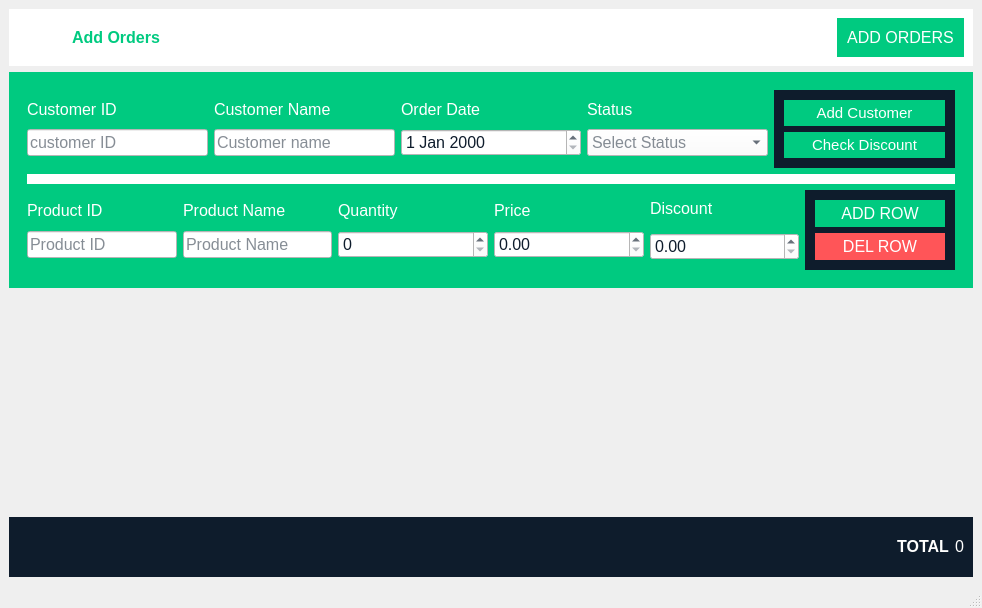
<?xml version="1.0" encoding="UTF-8"?>
<ui version="4.0">
 <class>AddOrders</class>
 <widget class="QMainWindow" name="AddOrders">
  <property name="geometry">
   <rect>
    <x>0</x>
    <y>0</y>
    <width>982</width>
    <height>608</height>
   </rect>
  </property>
  <property name="windowTitle">
   <string>Add Orders</string>
  </property>
  <property name="windowIcon">
   <iconset>
    <normalon>:/resources/orders-icons/addorders.svg</normalon>
   </iconset>
  </property>
  <widget class="QWidget" name="centralwidget">
   <layout class="QHBoxLayout" name="horizontalLayout">
    <item>
     <layout class="QVBoxLayout" name="verticalLayout">
      <item>
       <widget class="QFrame" name="horizontalFrame">
        <property name="sizePolicy">
         <sizepolicy hsizetype="Preferred" vsizetype="Fixed">
          <horstretch>0</horstretch>
          <verstretch>0</verstretch>
         </sizepolicy>
        </property>
        <property name="styleSheet">
         <string notr="true">background-color: rgb(255, 255, 255);
</string>
        </property>
        <layout class="QHBoxLayout" name="horizontalLayout_2">
         <item>
          <widget class="QLabel" name="label">
           <property name="sizePolicy">
            <sizepolicy hsizetype="Fixed" vsizetype="Fixed">
             <horstretch>0</horstretch>
             <verstretch>0</verstretch>
            </sizepolicy>
           </property>
           <property name="maximumSize">
            <size>
             <width>48</width>
             <height>48</height>
            </size>
           </property>
           <property name="text">
            <string/>
           </property>
           <property name="pixmap">
            <pixmap resource="resources.qrc">:/resources/orders-icons/addorders.svg</pixmap>
           </property>
          </widget>
         </item>
         <item>
          <widget class="QLabel" name="label_3">
           <property name="font">
            <font>
             <pointsize>12</pointsize>
             <bold>true</bold>
            </font>
           </property>
           <property name="styleSheet">
            <string notr="true">color: rgb(0, 202, 128);</string>
           </property>
           <property name="text">
            <string>Add Orders</string>
           </property>
          </widget>
         </item>
         <item>
          <widget class="QPushButton" name="add_orders_btn">
           <property name="sizePolicy">
            <sizepolicy hsizetype="Fixed" vsizetype="Fixed">
             <horstretch>0</horstretch>
             <verstretch>0</verstretch>
            </sizepolicy>
           </property>
           <property name="font">
            <font>
             <pointsize>12</pointsize>
            </font>
           </property>
           <property name="styleSheet">
            <string notr="true">QPushButton{
border:none;
color: rgb(255, 255, 255);
background-color: #00CA80;
padding:10px;
}
QPushButton:hover{
background-color: rgb(0, 147, 93);
}</string>
           </property>
           <property name="text">
            <string>ADD ORDERS</string>
           </property>
          </widget>
         </item>
        </layout>
       </widget>
      </item>
      <item>
       <widget class="QFrame" name="horizontalFrame_2">
        <property name="sizePolicy">
         <sizepolicy hsizetype="Preferred" vsizetype="Fixed">
          <horstretch>0</horstretch>
          <verstretch>0</verstretch>
         </sizepolicy>
        </property>
        <property name="styleSheet">
         <string notr="true">background-color: rgb(0, 202, 128);</string>
        </property>
        <layout class="QHBoxLayout" name="horizontalLayout_4">
         <item>
          <widget class="QFrame" name="verticalFrame_2">
           <property name="sizePolicy">
            <sizepolicy hsizetype="Preferred" vsizetype="Fixed">
             <horstretch>0</horstretch>
             <verstretch>0</verstretch>
            </sizepolicy>
           </property>
           <property name="styleSheet">
            <string notr="true">color: rgb(255, 255, 255);</string>
           </property>
           <layout class="QVBoxLayout" name="verticalLayout_2">
            <item>
             <layout class="QHBoxLayout" name="horizontalLayout_5">
              <item>
               <layout class="QVBoxLayout" name="verticalLayout_6">
                <property name="spacing">
                 <number>0</number>
                </property>
                <item>
                 <widget class="QLabel" name="customer_id_label">
                  <property name="sizePolicy">
                   <sizepolicy hsizetype="Preferred" vsizetype="Fixed">
                    <horstretch>0</horstretch>
                    <verstretch>0</verstretch>
                   </sizepolicy>
                  </property>
                  <property name="font">
                   <font>
                    <pointsize>12</pointsize>
                   </font>
                  </property>
                  <property name="text">
                   <string>Customer ID</string>
                  </property>
                  <property name="alignment">
                   <set>Qt::AlignmentFlag::AlignLeading|Qt::AlignmentFlag::AlignLeft|Qt::AlignmentFlag::AlignVCenter</set>
                  </property>
                 </widget>
                </item>
                <item>
                 <widget class="QLineEdit" name="customer_id">
                  <property name="sizePolicy">
                   <sizepolicy hsizetype="Preferred" vsizetype="Fixed">
                    <horstretch>0</horstretch>
                    <verstretch>0</verstretch>
                   </sizepolicy>
                  </property>
                  <property name="font">
                   <font>
                    <pointsize>12</pointsize>
                   </font>
                  </property>
                  <property name="styleSheet">
                   <string notr="true">background-color: rgb(255, 255, 255);
color: rgb(14, 28, 44);</string>
                  </property>
                  <property name="text">
                   <string/>
                  </property>
                  <property name="placeholderText">
                   <string>customer ID</string>
                  </property>
                 </widget>
                </item>
               </layout>
              </item>
              <item>
               <layout class="QVBoxLayout" name="verticalLayout_7">
                <property name="spacing">
                 <number>0</number>
                </property>
                <item>
                 <widget class="QLabel" name="customer_name_label">
                  <property name="sizePolicy">
                   <sizepolicy hsizetype="Preferred" vsizetype="Fixed">
                    <horstretch>0</horstretch>
                    <verstretch>0</verstretch>
                   </sizepolicy>
                  </property>
                  <property name="font">
                   <font>
                    <pointsize>12</pointsize>
                   </font>
                  </property>
                  <property name="text">
                   <string>Customer Name</string>
                  </property>
                  <property name="alignment">
                   <set>Qt::AlignmentFlag::AlignLeading|Qt::AlignmentFlag::AlignLeft|Qt::AlignmentFlag::AlignVCenter</set>
                  </property>
                 </widget>
                </item>
                <item>
                 <widget class="QLineEdit" name="customer_name">
                  <property name="sizePolicy">
                   <sizepolicy hsizetype="Preferred" vsizetype="Fixed">
                    <horstretch>0</horstretch>
                    <verstretch>0</verstretch>
                   </sizepolicy>
                  </property>
                  <property name="font">
                   <font>
                    <pointsize>12</pointsize>
                   </font>
                  </property>
                  <property name="styleSheet">
                   <string notr="true">background-color: rgb(255, 255, 255);
color: rgb(14, 28, 44);</string>
                  </property>
                  <property name="placeholderText">
                   <string>Customer name</string>
                  </property>
                 </widget>
                </item>
               </layout>
              </item>
              <item>
               <layout class="QVBoxLayout" name="verticalLayout_8">
                <property name="spacing">
                 <number>0</number>
                </property>
                <item>
                 <widget class="QLabel" name="label_6">
                  <property name="sizePolicy">
                   <sizepolicy hsizetype="Preferred" vsizetype="Fixed">
                    <horstretch>0</horstretch>
                    <verstretch>0</verstretch>
                   </sizepolicy>
                  </property>
                  <property name="font">
                   <font>
                    <pointsize>12</pointsize>
                   </font>
                  </property>
                  <property name="text">
                   <string>Order Date</string>
                  </property>
                  <property name="alignment">
                   <set>Qt::AlignmentFlag::AlignLeading|Qt::AlignmentFlag::AlignLeft|Qt::AlignmentFlag::AlignVCenter</set>
                  </property>
                 </widget>
                </item>
                <item>
                 <widget class="QDateEdit" name="order_date">
                  <property name="font">
                   <font>
                    <pointsize>12</pointsize>
                   </font>
                  </property>
                  <property name="styleSheet">
                   <string notr="true">background-color: rgb(255, 255, 255);
color: rgb(14, 28, 44);</string>
                  </property>
                 </widget>
                </item>
               </layout>
              </item>
              <item>
               <layout class="QVBoxLayout" name="verticalLayout_9">
                <property name="spacing">
                 <number>0</number>
                </property>
                <item>
                 <widget class="QLabel" name="label_7">
                  <property name="sizePolicy">
                   <sizepolicy hsizetype="Preferred" vsizetype="Fixed">
                    <horstretch>0</horstretch>
                    <verstretch>0</verstretch>
                   </sizepolicy>
                  </property>
                  <property name="font">
                   <font>
                    <pointsize>12</pointsize>
                   </font>
                  </property>
                  <property name="text">
                   <string>Status</string>
                  </property>
                  <property name="alignment">
                   <set>Qt::AlignmentFlag::AlignLeading|Qt::AlignmentFlag::AlignLeft|Qt::AlignmentFlag::AlignVCenter</set>
                  </property>
                 </widget>
                </item>
                <item>
                 <widget class="QComboBox" name="status">
                  <property name="font">
                   <font>
                    <pointsize>12</pointsize>
                   </font>
                  </property>
                  <property name="styleSheet">
                   <string notr="true">background-color: rgb(255, 255, 255);
color: rgb(14, 28, 44);</string>
                  </property>
                  <property name="placeholderText">
                   <string>Select Status</string>
                  </property>
                  <item>
                   <property name="text">
                    <string>Select Status</string>
                   </property>
                  </item>
                  <item>
                   <property name="text">
                    <string>Completed</string>
                   </property>
                   <property name="icon">
                    <iconset>
                     <normalon>:/resources/orders-icons/completed.svg</normalon>
                    </iconset>
                   </property>
                  </item>
                  <item>
                   <property name="text">
                    <string>Pending</string>
                   </property>
                   <property name="icon">
                    <iconset>
                     <normalon>:/resources/orders-icons/pending.svg</normalon>
                    </iconset>
                   </property>
                  </item>
                  <item>
                   <property name="text">
                    <string>Cancelled</string>
                   </property>
                   <property name="icon">
                    <iconset>
                     <normalon>:/resources/orders-icons/Cancelled.svg</normalon>
                    </iconset>
                   </property>
                  </item>
                 </widget>
                </item>
               </layout>
              </item>
              <item>
               <widget class="QFrame" name="horizontalFrame_3">
                <property name="styleSheet">
                 <string notr="true">background-color: rgb(14, 28, 44);
padding:10px;</string>
                </property>
                <layout class="QVBoxLayout" name="verticalLayout_10">
                 <property name="spacing">
                  <number>6</number>
                 </property>
                 <property name="leftMargin">
                  <number>0</number>
                 </property>
                 <property name="topMargin">
                  <number>0</number>
                 </property>
                 <property name="rightMargin">
                  <number>0</number>
                 </property>
                 <property name="bottomMargin">
                  <number>0</number>
                 </property>
                 <item>
                  <widget class="QPushButton" name="addCustomer_btn">
                   <property name="font">
                    <font>
                     <pointsize>11</pointsize>
                    </font>
                   </property>
                   <property name="styleSheet">
                    <string notr="true">QPushButton{
	background-color: rgb(0, 202, 128);
	color: rgb(255, 255, 255);
	border: none;
	padding: 4px;
}

QPushButton:hover{
	background-color: rgb(0, 138, 87);
	color: rgb(255, 255, 255);
	border: none;
	padding: 4px;
}</string>
                   </property>
                   <property name="text">
                    <string>Add Customer</string>
                   </property>
                  </widget>
                 </item>
                 <item>
                  <widget class="QPushButton" name="check_discount_btn">
                   <property name="font">
                    <font>
                     <pointsize>11</pointsize>
                    </font>
                   </property>
                   <property name="styleSheet">
                    <string notr="true">QPushButton{
	background-color: rgb(0, 202, 128);
	color: rgb(255, 255, 255);
	border: none;
	padding: 4px;
}

QPushButton:hover{
	background-color: rgb(0, 138, 87);
	color: rgb(255, 255, 255);
	border: none;
	padding: 4px;
}</string>
                   </property>
                   <property name="text">
                    <string>Check Discount</string>
                   </property>
                  </widget>
                 </item>
                </layout>
               </widget>
              </item>
             </layout>
            </item>
            <item>
             <widget class="QFrame" name="horizontal_split_Frame_3">
              <property name="sizePolicy">
               <sizepolicy hsizetype="Preferred" vsizetype="Fixed">
                <horstretch>0</horstretch>
                <verstretch>0</verstretch>
               </sizepolicy>
              </property>
              <property name="maximumSize">
               <size>
                <width>16777215</width>
                <height>10</height>
               </size>
              </property>
              <property name="styleSheet">
               <string notr="true">background-color: rgb(255, 255, 255);</string>
              </property>
              <layout class="QHBoxLayout" name="horizontalLayout_6"/>
             </widget>
            </item>
            <item>
             <layout class="QHBoxLayout" name="horizontalLayout_10">
              <item>
               <layout class="QVBoxLayout" name="verticalLayout_3">
                <property name="spacing">
                 <number>0</number>
                </property>
                <item>
                 <widget class="QLabel" name="label_8">
                  <property name="sizePolicy">
                   <sizepolicy hsizetype="Preferred" vsizetype="Fixed">
                    <horstretch>0</horstretch>
                    <verstretch>0</verstretch>
                   </sizepolicy>
                  </property>
                  <property name="font">
                   <font>
                    <pointsize>12</pointsize>
                    <bold>false</bold>
                   </font>
                  </property>
                  <property name="text">
                   <string>Product ID</string>
                  </property>
                  <property name="alignment">
                   <set>Qt::AlignmentFlag::AlignLeading|Qt::AlignmentFlag::AlignLeft|Qt::AlignmentFlag::AlignVCenter</set>
                  </property>
                 </widget>
                </item>
                <item>
                 <widget class="QLineEdit" name="product_id">
                  <property name="sizePolicy">
                   <sizepolicy hsizetype="Preferred" vsizetype="Fixed">
                    <horstretch>0</horstretch>
                    <verstretch>0</verstretch>
                   </sizepolicy>
                  </property>
                  <property name="font">
                   <font>
                    <pointsize>12</pointsize>
                   </font>
                  </property>
                  <property name="styleSheet">
                   <string notr="true">background-color: rgb(255, 255, 255);
color: rgb(14, 28, 44);</string>
                  </property>
                  <property name="placeholderText">
                   <string>Product ID</string>
                  </property>
                 </widget>
                </item>
               </layout>
              </item>
              <item>
               <layout class="QVBoxLayout" name="verticalLayout_12">
                <property name="spacing">
                 <number>0</number>
                </property>
                <item>
                 <widget class="QLabel" name="label_9">
                  <property name="sizePolicy">
                   <sizepolicy hsizetype="Preferred" vsizetype="Fixed">
                    <horstretch>0</horstretch>
                    <verstretch>0</verstretch>
                   </sizepolicy>
                  </property>
                  <property name="font">
                   <font>
                    <pointsize>12</pointsize>
                   </font>
                  </property>
                  <property name="text">
                   <string>Product Name</string>
                  </property>
                  <property name="alignment">
                   <set>Qt::AlignmentFlag::AlignLeading|Qt::AlignmentFlag::AlignLeft|Qt::AlignmentFlag::AlignVCenter</set>
                  </property>
                 </widget>
                </item>
                <item>
                 <widget class="QLineEdit" name="product_name">
                  <property name="sizePolicy">
                   <sizepolicy hsizetype="Preferred" vsizetype="Fixed">
                    <horstretch>0</horstretch>
                    <verstretch>0</verstretch>
                   </sizepolicy>
                  </property>
                  <property name="font">
                   <font>
                    <pointsize>12</pointsize>
                   </font>
                  </property>
                  <property name="styleSheet">
                   <string notr="true">background-color: rgb(255, 255, 255);
color: rgb(14, 28, 44);</string>
                  </property>
                  <property name="placeholderText">
                   <string>Product Name</string>
                  </property>
                 </widget>
                </item>
               </layout>
              </item>
              <item>
               <layout class="QVBoxLayout" name="verticalLayout_11">
                <property name="spacing">
                 <number>0</number>
                </property>
                <item>
                 <widget class="QLabel" name="label_10">
                  <property name="sizePolicy">
                   <sizepolicy hsizetype="Preferred" vsizetype="Fixed">
                    <horstretch>0</horstretch>
                    <verstretch>0</verstretch>
                   </sizepolicy>
                  </property>
                  <property name="font">
                   <font>
                    <pointsize>12</pointsize>
                   </font>
                  </property>
                  <property name="text">
                   <string>Quantity</string>
                  </property>
                  <property name="alignment">
                   <set>Qt::AlignmentFlag::AlignLeading|Qt::AlignmentFlag::AlignLeft|Qt::AlignmentFlag::AlignVCenter</set>
                  </property>
                 </widget>
                </item>
                <item>
                 <widget class="QSpinBox" name="quantity">
                  <property name="font">
                   <font>
                    <pointsize>12</pointsize>
                   </font>
                  </property>
                  <property name="styleSheet">
                   <string notr="true">background-color: rgb(255, 255, 255);
color: rgb(14, 28, 44);</string>
                  </property>
                  <property name="maximum">
                   <number>999999999</number>
                  </property>
                 </widget>
                </item>
               </layout>
              </item>
              <item>
               <layout class="QVBoxLayout" name="verticalLayout_13">
                <property name="spacing">
                 <number>0</number>
                </property>
                <item>
                 <widget class="QLabel" name="label_11">
                  <property name="sizePolicy">
                   <sizepolicy hsizetype="Preferred" vsizetype="Fixed">
                    <horstretch>0</horstretch>
                    <verstretch>0</verstretch>
                   </sizepolicy>
                  </property>
                  <property name="font">
                   <font>
                    <pointsize>12</pointsize>
                   </font>
                  </property>
                  <property name="text">
                   <string>Price</string>
                  </property>
                  <property name="alignment">
                   <set>Qt::AlignmentFlag::AlignLeading|Qt::AlignmentFlag::AlignLeft|Qt::AlignmentFlag::AlignVCenter</set>
                  </property>
                 </widget>
                </item>
                <item>
                 <widget class="QDoubleSpinBox" name="price">
                  <property name="font">
                   <font>
                    <pointsize>12</pointsize>
                   </font>
                  </property>
                  <property name="styleSheet">
                   <string notr="true">background-color: rgb(255, 255, 255);
color: rgb(14, 28, 44);</string>
                  </property>
                  <property name="maximum">
                   <double>99999999999999997748809823456034029568.000000000000000</double>
                  </property>
                 </widget>
                </item>
               </layout>
              </item>
              <item>
               <layout class="QVBoxLayout" name="verticalLayout_14">
                <item>
                 <widget class="QLabel" name="label_4">
                  <property name="sizePolicy">
                   <sizepolicy hsizetype="Preferred" vsizetype="Fixed">
                    <horstretch>0</horstretch>
                    <verstretch>0</verstretch>
                   </sizepolicy>
                  </property>
                  <property name="font">
                   <font>
                    <pointsize>12</pointsize>
                   </font>
                  </property>
                  <property name="text">
                   <string>Discount</string>
                  </property>
                 </widget>
                </item>
                <item>
                 <widget class="QDoubleSpinBox" name="discount_doubleSpinBox">
                  <property name="font">
                   <font>
                    <pointsize>12</pointsize>
                   </font>
                  </property>
                  <property name="styleSheet">
                   <string notr="true">background-color: rgb(255, 255, 255);
color: rgb(14, 28, 44);</string>
                  </property>
                  <property name="maximum">
                   <double>99999999999999997748809823456034029568.000000000000000</double>
                  </property>
                 </widget>
                </item>
               </layout>
              </item>
              <item>
               <widget class="QFrame" name="verticalFrame_4">
                <property name="sizePolicy">
                 <sizepolicy hsizetype="Preferred" vsizetype="Preferred">
                  <horstretch>0</horstretch>
                  <verstretch>0</verstretch>
                 </sizepolicy>
                </property>
                <property name="styleSheet">
                 <string notr="true">background-color: rgb(14, 28, 44);
padding:10px;</string>
                </property>
                <layout class="QVBoxLayout" name="verticalLayout_4">
                 <property name="spacing">
                  <number>6</number>
                 </property>
                 <property name="leftMargin">
                  <number>0</number>
                 </property>
                 <property name="topMargin">
                  <number>0</number>
                 </property>
                 <property name="rightMargin">
                  <number>0</number>
                 </property>
                 <property name="bottomMargin">
                  <number>0</number>
                 </property>
                 <item>
                  <widget class="QPushButton" name="ADD_Row">
                   <property name="sizePolicy">
                    <sizepolicy hsizetype="Minimum" vsizetype="Fixed">
                     <horstretch>0</horstretch>
                     <verstretch>0</verstretch>
                    </sizepolicy>
                   </property>
                   <property name="font">
                    <font>
                     <pointsize>12</pointsize>
                    </font>
                   </property>
                   <property name="styleSheet">
                    <string notr="true">QPushButton{
	background-color: rgb(0, 202, 128);
	color: rgb(255, 255, 255);
	border: none;
	padding: 4px;
}

QPushButton:hover{
	background-color: rgb(0, 138, 87);
	color: rgb(255, 255, 255);
	border: none;
	padding: 4px;
}</string>
                   </property>
                   <property name="text">
                    <string>ADD ROW</string>
                   </property>
                  </widget>
                 </item>
                 <item>
                  <widget class="QPushButton" name="Del_Row">
                   <property name="sizePolicy">
                    <sizepolicy hsizetype="Minimum" vsizetype="Fixed">
                     <horstretch>0</horstretch>
                     <verstretch>0</verstretch>
                    </sizepolicy>
                   </property>
                   <property name="font">
                    <font>
                     <pointsize>12</pointsize>
                    </font>
                   </property>
                   <property name="styleSheet">
                    <string notr="true">QPushButton{
	background-color: rgb(255, 85, 88);
	color: rgb(255, 255, 255);
	border: none;
	padding: 4px;
}

QPushButton:hover{
	background-color: rgb(189, 63, 67);
	color: rgb(255, 255, 255);
	border: none;
	padding: 4px;
}</string>
                   </property>
                   <property name="text">
                    <string>DEL ROW</string>
                   </property>
                  </widget>
                 </item>
                </layout>
               </widget>
              </item>
             </layout>
            </item>
           </layout>
          </widget>
         </item>
        </layout>
       </widget>
      </item>
      <item>
       <widget class="QFrame" name="qframe_table_horizontal_Layout_2">
        <property name="styleSheet">
         <string notr="true">QTableView {
    border: 1px solid #d3d3d3;  /* Border around the entire table */
    selection-background-color: #a1c4fd;  /* Background color for selected cells */
    selection-color: white;  /* Text color for selected cells */
    alternate-background-color: #f2f2f2;  /* Background color for alternate rows */
    gridline-color: #cccccc;  /* Color of gridlines separating cells */
    background-color: #ffffff;  /* Background color of the table */
}

/* Styling for individual cells */
QTableView::item {
    padding: 2px;  /* Padding inside each cell */
	font-size:12px;
    color: black;  /* Default text color */
    background-color: white;  /* Default background color of cells */
}

/* Styling for selected cells */
QTableView::item:selected {
    background-color: rgb(0, 202, 128);  /* Background color for selected cells */
    color: white;  /* Text color for selected cells */
}

/* Row Styling (for alternate rows) */
QTableView::item:alternate {
    background-color: #f9f9f9;  /* Background color for alternate rows */
}

/* Styling for header cells */
QHeaderView::section {
    background-color: #2c3e50;  /* Header background color */
    color: white;  /* Header text color */
    padding: 5px;  /* Padding for header cells */
    font-weight: bold;  /* Bold font for header text */
    text-align: center;  /* Center-align header text */
}

/* Header horizontal lines */
QHeaderView::section:horizontal {
    border-right: 1px solid #d3d3d3;  /* Border between header cells */
}

/* For sorting indicators in the header */
QHeaderView::indicator:checked {
    background-color: #0078d4;  /* Sorting indicator background color */
}
</string>
        </property>
        <layout class="QHBoxLayout" name="table_horizontalLayout"/>
       </widget>
      </item>
      <item>
       <widget class="QFrame" name="horizontal_Frame_total">
        <property name="sizePolicy">
         <sizepolicy hsizetype="Preferred" vsizetype="Fixed">
          <horstretch>0</horstretch>
          <verstretch>0</verstretch>
         </sizepolicy>
        </property>
        <property name="maximumSize">
         <size>
          <width>16777215</width>
          <height>60</height>
         </size>
        </property>
        <property name="styleSheet">
         <string notr="true">background-color: rgb(14, 28, 44);</string>
        </property>
        <layout class="QHBoxLayout" name="horizontalLayout_3">
         <item>
          <widget class="QLabel" name="label_5">
           <property name="sizePolicy">
            <sizepolicy hsizetype="Preferred" vsizetype="Fixed">
             <horstretch>0</horstretch>
             <verstretch>0</verstretch>
            </sizepolicy>
           </property>
           <property name="font">
            <font>
             <pointsize>12</pointsize>
             <bold>true</bold>
            </font>
           </property>
           <property name="styleSheet">
            <string notr="true">color: rgb(255, 255, 255);</string>
           </property>
           <property name="text">
            <string>TOTAL</string>
           </property>
           <property name="alignment">
            <set>Qt::AlignmentFlag::AlignRight|Qt::AlignmentFlag::AlignTrailing|Qt::AlignmentFlag::AlignVCenter</set>
           </property>
          </widget>
         </item>
         <item>
          <widget class="QLabel" name="Total_label">
           <property name="sizePolicy">
            <sizepolicy hsizetype="Fixed" vsizetype="Fixed">
             <horstretch>0</horstretch>
             <verstretch>0</verstretch>
            </sizepolicy>
           </property>
           <property name="font">
            <font>
             <pointsize>12</pointsize>
            </font>
           </property>
           <property name="styleSheet">
            <string notr="true">color: rgb(255, 255, 255);</string>
           </property>
           <property name="text">
            <string>0</string>
           </property>
           <property name="alignment">
            <set>Qt::AlignmentFlag::AlignRight|Qt::AlignmentFlag::AlignTrailing|Qt::AlignmentFlag::AlignVCenter</set>
           </property>
           <property name="wordWrap">
            <bool>true</bool>
           </property>
          </widget>
         </item>
        </layout>
       </widget>
      </item>
     </layout>
    </item>
   </layout>
  </widget>
  <widget class="QMenuBar" name="menubar">
   <property name="geometry">
    <rect>
     <x>0</x>
     <y>0</y>
     <width>982</width>
     <height>21</height>
    </rect>
   </property>
  </widget>
  <widget class="QStatusBar" name="statusbar"/>
 </widget>
 <resources>
  <include location="resources.qrc"/>
 </resources>
 <connections/>
</ui>
